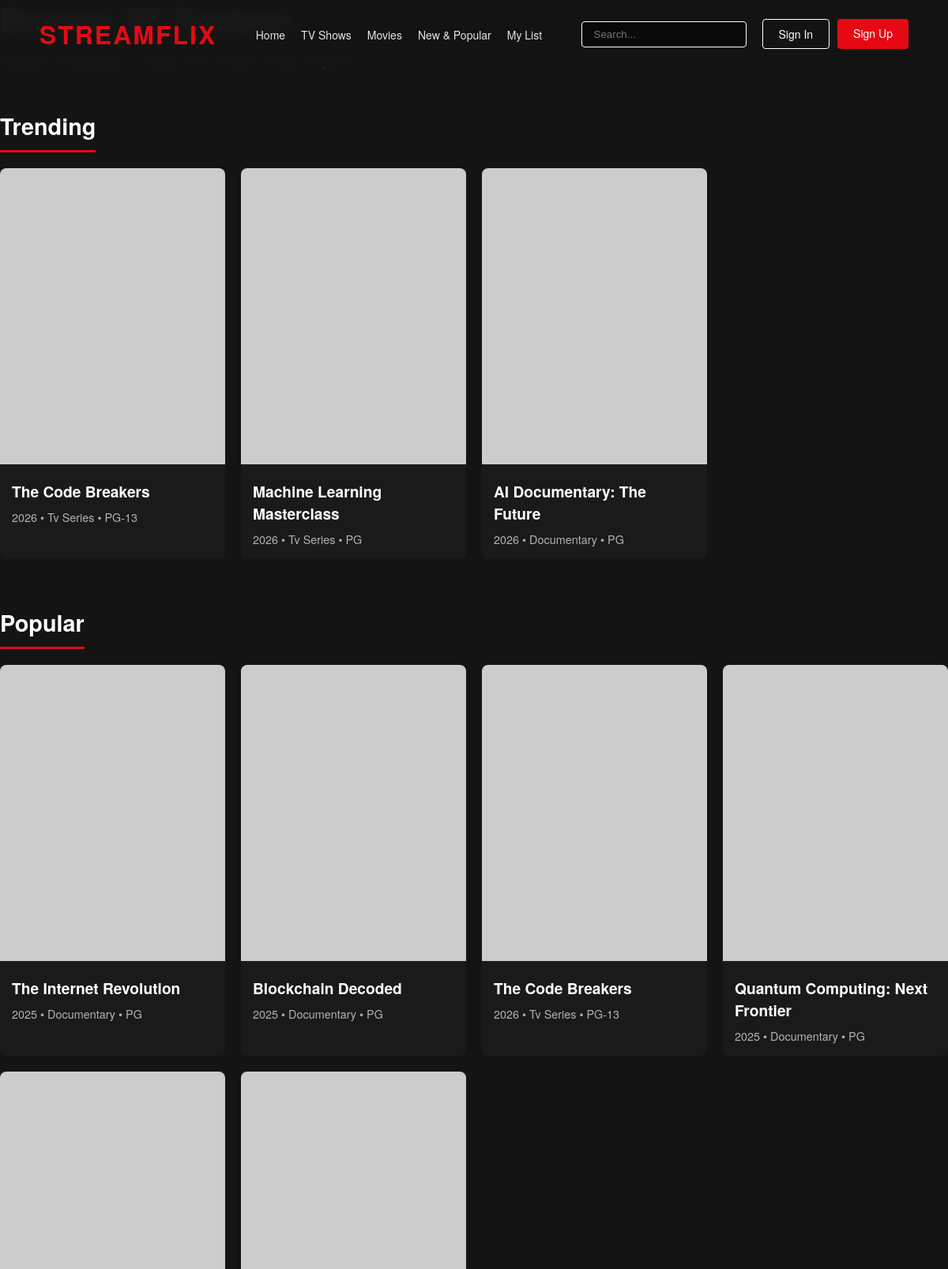
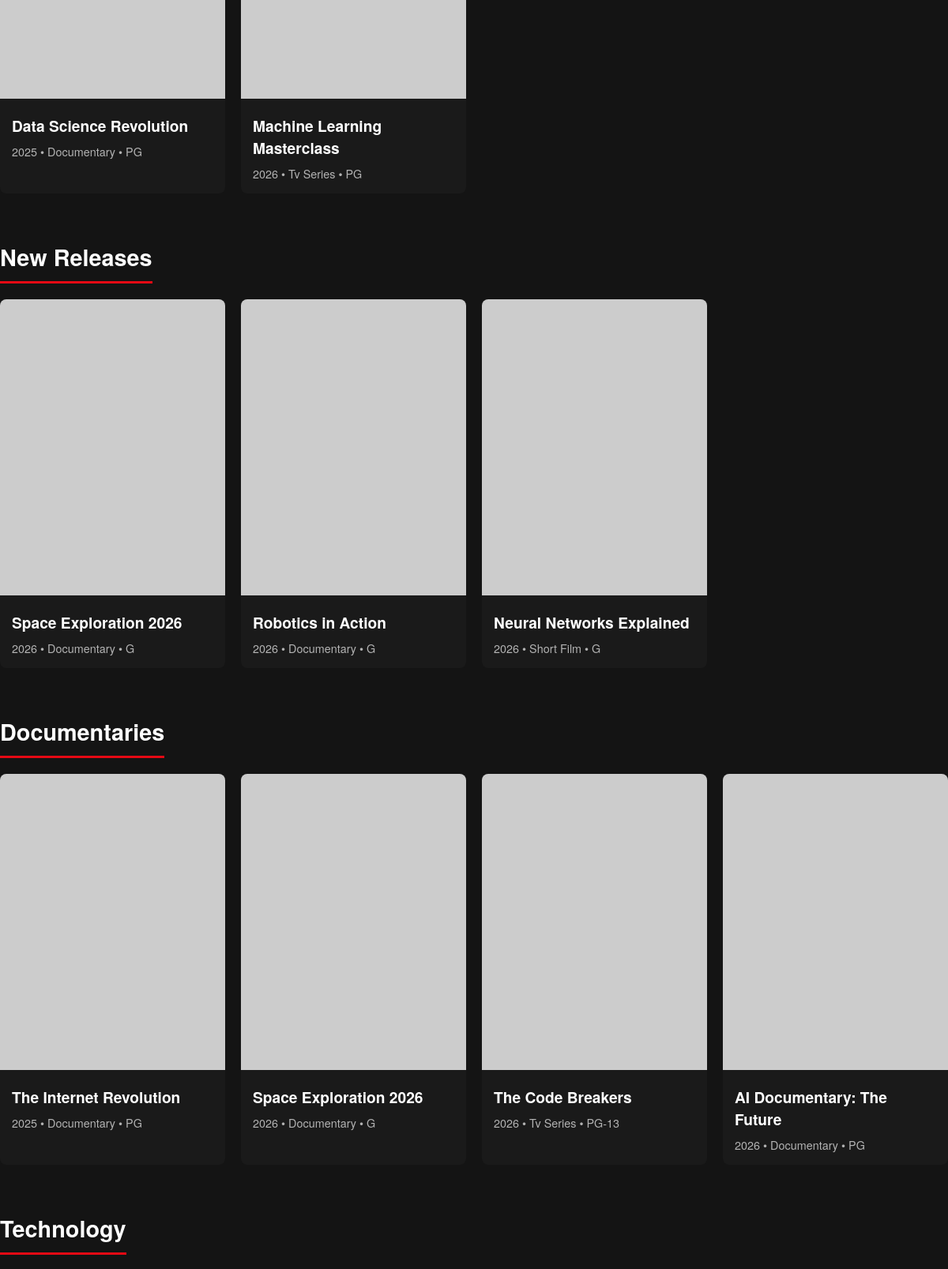
The page /browse/ (upper part) on the database its author committed (2 pictures, top to bottom).
### netflix/models.py (models this page shows, shortened)
class Category(models.Model):
    name = models.CharField(max_length=100, unique=True)
    slug = models.SlugField(max_length=100, unique=True)
    description = models.TextField(blank=True)
    order = models.IntegerField(default=0, help_text="Display order on homepage (lower numbers first)")
    is_active = models.BooleanField(default=True)
    created_at = models.DateTimeField(auto_now_add=True)
    class Meta:
        verbose_name_plural = "Categories"
        ordering = ['order', 'name']

class Video(models.Model):
    VIDEO_TYPE_CHOICES = [
        ('movie', 'Movie'),
        ('series', 'TV Series'),
        ('documentary', 'Documentary'),
        ('short', 'Short Film'),
    ]
    title = models.CharField(max_length=200)
    slug = models.SlugField(max_length=200, unique=True)
    description = models.TextField()
    video_type = models.CharField(max_length=20, choices=VIDEO_TYPE_CHOICES, default='movie')
    thumbnail = models.URLField(help_text="Thumbnail image URL (300x450px recommended)")
    hero_image = models.URLField(blank=True, help_text="Hero banner image URL (1920x1080px)")
    video_url = models.URLField(help_text="Video file URL or streaming link")
    trailer_url = models.URLField(blank=True, help_text="Trailer video URL")
    year = models.IntegerField(validators=[MinValueValidator(1900), MaxValueValidator(2100)])
    duration_minutes = models.IntegerField(help_text="Duration in minutes")
    rating_percentage = models.IntegerField(
        validators=[MinValueValidator(0), MaxValueValidator(100)],
        help_text="Rating as percentage (0-100)"
    )
    age_rating = models.CharField(
        max_length=10,
        choices=[
            ('G', 'G - General'),
            ('PG', 'PG - Parental Guidance'),
            ('PG-13', 'PG-13'),
            ('R', 'R - Restricted'),
            ('NC-17', 'NC-17'),
        ],
        default='PG'
    )
    categories = models.ManyToManyField(Category, related_name='videos')
    tags = models.CharField(max_length=200, blank=True, help_text="Comma-separated tags")
    director = models.CharField(max_length=100, blank=True)
    cast = models.CharField(max_length=500, blank=True, help_text="Comma-separated cast names")
    language = models.CharField(max_length=50, default='English')
    is_featured = models.BooleanField(default=False, help_text="Show in hero banner")
    is_active = models.BooleanField(default=True)
    view_count = models.IntegerField(default=0)
    ai_recommendation_score = models.FloatField(
        default=0.0,
        help_text="AI-calculated recommendation score (0-100)"
    )
    ai_content_tags = models.TextField(
        blank=True,
        help_text="AI-generated content tags for improved search"
    )
    created_at = models.DateTimeField(auto_now_add=True)
    updated_at = models.DateTimeField(auto_now=True)
    class Meta:
        ordering = ['-created_at']

### netflix/views.py (the view, shortened to what this page needs)
# urls.py: path('browse/', views.BrowseView.as_view(), name='browse'),
class BrowseView(TemplateView):
    template_name = 'netflix/browse.html'
    def get_context_data(self, **kwargs):
        context = super().get_context_data(**kwargs)
        filter_type = self.request.GET.get('type', None)
        filter_category = self.request.GET.get('category', None)
        if filter_type == 'series':
            context['page_title'] = 'TV Shows'
            context['page_subtitle'] = 'Watch the latest series and TV shows'
        elif filter_type == 'movie':
            context['page_title'] = 'Movies'
            context['page_subtitle'] = 'Explore our collection of movies'
        elif filter_type == 'new':
            context['page_title'] = 'New & Popular'
            context['page_subtitle'] = 'Recently added content and trending now'
        elif filter_type == 'mylist':
            context['page_title'] = 'My List'
            context['page_subtitle'] = 'Your saved favorites'
        else:
            context['page_title'] = 'Browse All Content'
            context['page_subtitle'] = 'Discover thousands of shows and movies across all genres'
        categories_data = []
        for category in Category.objects.filter(is_active=True).prefetch_related('videos'):
            videos = category.videos.filter(is_active=True)
            if filter_type == 'series':
                videos = videos.filter(video_type='series')
            elif filter_type == 'movie':
                videos = videos.filter(video_type='movie')
            elif filter_type == 'documentary':
                videos = videos.filter(video_type='documentary')
            elif filter_type == 'mylist':
                videos = videos.filter(rating_percentage__gte=85).order_by('-rating_percentage')
            if videos:
                categories_data.append({
                    'name': category.name,
                    'videos': [
                        {
                            'id': video.id,
                            'title': video.title,
                            'thumbnail': video.thumbnail,
                            'year': video.year,
                            'video_type': video.get_video_type_display(),
                            'age_rating': video.age_rating,
                        }
                        for video in videos[:12]  # Limit to 12 per category
                    ]
                })
        context['categories'] = categories_data
        return context

### netflix/templates/netflix/browse.html (shortened to what this page needs)
{% extends 'netflix/base.html' %}
{% block content %}
<div class="browse-container">
    <div class="browse-header">
        <h1 class="browse-title">{{ page_title|default:"Browse All Content" }}</h1>
        <p class="browse-subtitle">{{ page_subtitle|default:"Discover thousands of shows and movies across all genres" }}</p>
    </div>
    {% if categories %}
    {% for category in categories %}
    <div class="category-section">
        <h2 class="category-header">{{ category.name }}</h2>
        <div class="category-grid">
            {% for video in category.videos %}
            <div class="browse-card" onclick="window.location.href='{% url 'netflix:player' video.id %}'">
                <img src="{{ video.thumbnail }}" alt="{{ video.title }}">
                <div class="browse-card-content">
                    <div class="browse-card-title">{{ video.title }}</div>
                    <div class="browse-card-meta">{{ video.year }} • {{ video.video_type|title }} • {{ video.age_rating }}</div>
                </div>
            </div>
            {% endfor %}
        </div>
    </div>
    {% endfor %}
    {% else %}
    <div style="text-align: center; padding: 100px 0; color: #8c8c8c;">
        <h2>No content available</h2>
        <p>Check back later for new additions</p>
    </div>
    {% endif %}
</div>
{% endblock %}

### rows shown on the page
Category: name "Trending"
Video: title "The Code Breakers" "The Code Breakers" "The Code Breakers", age_rating "PG-13" "PG-13" "PG-13"
Video: title "Machine Learning Masterclass" "Machine Learning Masterclass", age_rating "PG" "PG"
Video: title "AI Documentary: The Future" "AI Documentary: The Future", age_rating "PG" "PG"
Category: name "Popular"
Video: title "The Internet Revolution" "The Internet Revolution", age_rating "PG" "PG"
Video: title "Blockchain Decoded", age_rating "PG"
Video: title "Quantum Computing: Next Frontier", age_rating "PG"
Video: title "Data Science Revolution", age_rating "PG"
Category: name "New Releases"
Video: title "Space Exploration 2026" "Space Exploration 2026"
Video: title "Robotics in Action"
Video: title "Neural Networks Explained"
Category: name "Documentaries"
Category: name "Technology"

### other values the page prints
{{ video.year }} "2026" "2026" "2026" "2025" "2025" "2026" "2025" "2025" "2026" "2026" "2026" "2026" "2025" "2026" "2026" "2026"
{{ video.video_type|title }} "Tv Series" "Tv Series" "Documentary" "Documentary" "Documentary" "Tv Series" "Documentary" "Documentary" "Tv Series" "Documentary" "Documentary" "Short Film" "Documentary" "Documentary" "Tv Series" "Documentary"
{{ video.age_rating }} "G" "G" "G" "G"
